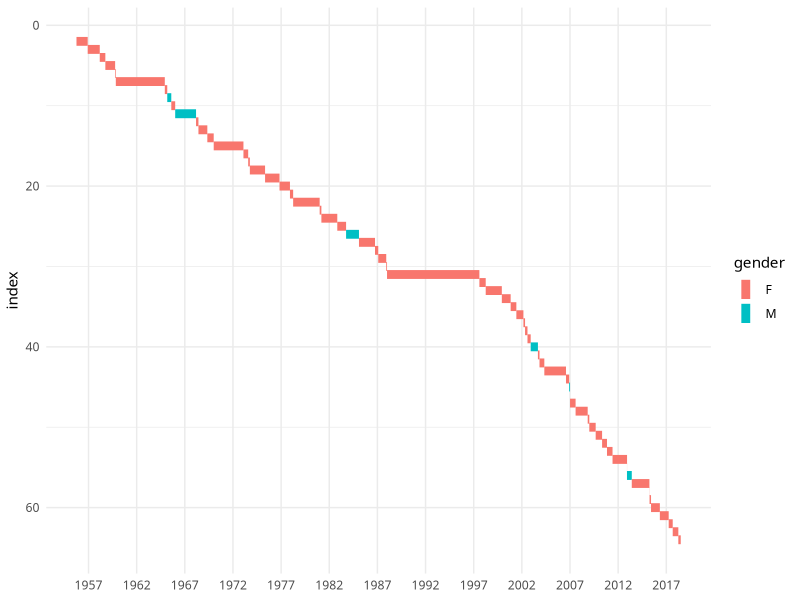
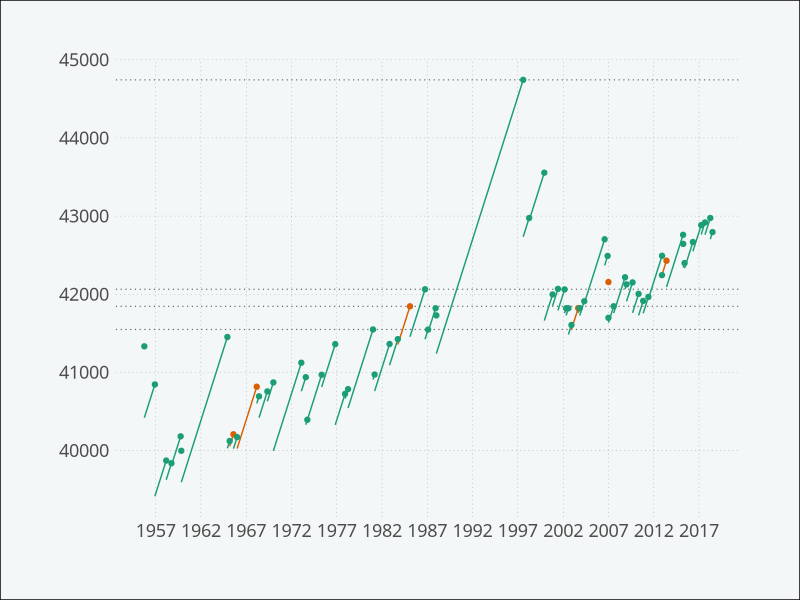

Generate these figures, in order, with R:
library(dplyr)
library(stringr)
library(ggplot2)

Sys.setlocale(category = 'LC_TIME', locale = 'en_US.UTF-8')

df <- read.csv('data.csv', stringsAsFactors = F)

fix_dates <- function(date_vector){
  
  date_vector <- date_vector %>% 
    str_replace_all('Jan.', 'January') %>% 
    str_replace_all('Feb.', 'February') %>% 
    str_replace_all('Mar.', 'March') %>% 
    str_replace_all('Apr.', 'April') %>% 
    str_replace_all('Aug.', 'August') %>% 
    str_replace_all('Sept.', 'September') %>% 
    str_replace_all('Oct.', 'October') %>% 
    str_replace_all('Nov.', 'November') %>% 
    str_replace_all('Dec.', 'December') %>% 
    str_squish()
  
  date_vector <- case_when(
    str_detect(date_vector, '(?<=\\w )\\d') ~ paste0(str_extract(date_vector, '^\\w+'),
                                                    ' 0',
                                                    str_extract(date_vector, '(?<=\\w )\\d'),
                                                    ', ',
                                                    str_extract(date_vector, '\\b\\d{4}\\b'))
  )

  date_vector <- as.Date(date_vector, format = '%B %d, %Y')
      
  return(date_vector)
  
}


df <- df %>% 
  mutate(born = fix_dates(born),
         died = fix_dates(died),
         age = died - born) %>% 
  select(index, born, died, age, gender, is_a_new_record) %>% 
  mutate(reign = lead(died, n = 1) - died,
         became = lag(died),
         lost = died,
         age_became = became - born)

# first

ggplot(df)+
  geom_linerange(aes(x = index, ymin = became, ymax = lost, color = gender),
                 size = 3)+
  scale_x_reverse()+
  scale_y_date(date_breaks = '5 years', date_labels = '%Y', minor_breaks = NULL)+
  coord_flip()+
  theme_minimal(base_family = 'Ubuntu Mono')

# second

ggplot(df)+
  geom_hline(data = df[df$is_a_new_record == TRUE,], aes(yintercept = age),
             linetype = 'dotted', color = '#5D646F', size = 0.4)+
  geom_segment(aes(x = became, y = age_became, xend = died, yend = age, color = gender))+
  geom_point(aes(x = died, y = age, color = gender))+
  scale_color_brewer(type = 'qual', palette = 2)+
  scale_x_date(date_breaks = '5 years', date_labels = '%Y')+
  theme_minimal(base_family = 'Ubuntu Mono')+
  theme(
    legend.position = 'none',
    legend.justification = 'left',
    legend.title = element_blank(),
    legend.text = element_text(size = 13),
    legend.spacing.x = unit(5, 'pt'),
    legend.margin = margin(l = -7),
    text = element_text(color = '#5D646F'),
    axis.title = element_blank(),
    axis.text = element_text(size = 13),
    strip.text = element_blank(),
    axis.text.x.bottom = element_text(),
    panel.grid.major = element_line(linetype = 'dotted', color = '#5D646F', size = 0.1),
    panel.grid.minor = element_blank(),
    plot.title = element_text(size = 36, face = 'bold', margin = margin(b = 10)),
    plot.subtitle = element_text(size = 18, margin = margin(b = 10)),
    plot.caption = element_text(size = 12, margin = margin(t = 20)),
    plot.background = element_rect(fill = '#F3F7F7'),
    plot.margin = unit(c(1.5, 1.5, 1.5, 1.5), 'cm')
  )
